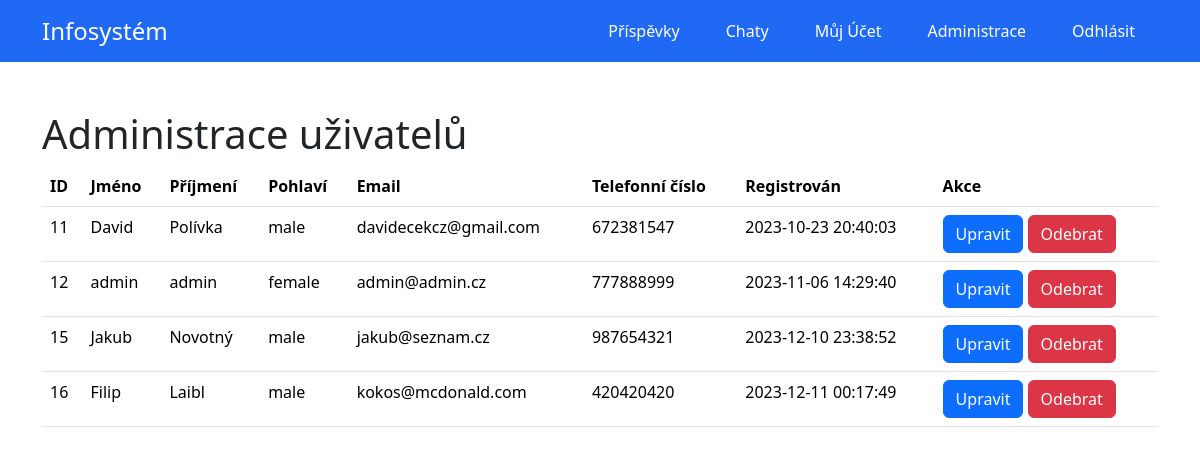
Screenshot of /admin_page.php (signed in) with the database file from the repository.
### tables this page shows
CREATE TABLE `user` (
  `id` int(10) UNSIGNED NOT NULL,
  `first_name` varchar(50) NOT NULL,
  `last_name` varchar(50) NOT NULL,
  `sex` varchar(10) NOT NULL,
  `email` varchar(50) NOT NULL,
  `phone_number` varchar(20) DEFAULT NULL,
  `password` varchar(1024) NOT NULL,
  `is_administrator` tinyint(1) NOT NULL DEFAULT 0,
  `img` blob DEFAULT NULL,
  `register_date` datetime NOT NULL DEFAULT current_timestamp()
);

### admin_page.php (the view, shortened to what this page needs)
<?php
$host = 'localhost';
$dbname = 'db';
$user = 'root';
$pass = '';
try {
    $conn = new PDO("mysql:host=$host;dbname=$dbname", $user, $pass);
    $conn->setAttribute(PDO::ATTR_ERRMODE, PDO::ERRMODE_EXCEPTION);
} catch (PDOException $e) {
    die("Nepodařilo se připojit k databázi: " . $e->getMessage());
}
$sql = "SELECT id, first_name, last_name, sex, email, phone_number, register_date FROM user";
$stmt = $conn->prepare($sql);
$stmt->execute();
$users = $stmt->fetchAll(PDO::FETCH_ASSOC);
?>
<!DOCTYPE html>
<html lang="en">
<head>
    <link rel="stylesheet" href="https://unpkg.com/bootstrap@5.3.2/dist/css/bootstrap.min.css" />
</head>
<body>
    <nav class="navbar navbar-expand-lg navbar-light ">
        <div class="container">
            <a class="navbar-brand" href="#" style="color: #fff;">Infosystém</a>
            <div class="collapse navbar-collapse justify-content-end" id="navbarNav">
                <ul class="navbar-nav">
                    <li class="nav-item">
                        <a class="nav-link" href="posts.php">Příspěvky</a>
                    </li>
                    <li class="nav-item">
                        <a class="nav-link" href="chat.php">Chaty</a>
                    </li>
                    <li class="nav-item">
                        <a class="nav-link" href="account.php">Můj Účet</a>
                    </li>
                    <li class="nav-item">
                        <a class="nav-link" href="admin_page.php">Administrace</a>
                    </li>
                    <li class="nav-item">
                        <a class="nav-link" href="logout.php">Odhlásit</a>
                    </li>
                </ul>
            </div>
        </div>
    </nav>
    <div class="container mt-5">
        <h1>Administrace uživatelů</h1>
        <table class="table">
            <thead>
                <tr>
                    <th>ID</th>
                    <th>Jméno</th>
                    <th>Příjmení</th>
                    <th>Pohlaví</th>
                    <th>Email</th>
                    <th>Telefonní číslo</th>
                    <th>Registrován</th>
                    <th>Akce</th>
                </tr>
            </thead>
            <tbody>
                <?php foreach ($users as $user) : ?>
                    <tr>
                        <td><?php echo $user['id']; ?></td>
                        <td><?php echo $user['first_name']; ?></td>
                        <td><?php echo $user['last_name']; ?></td>
                        <td><?php echo $user['sex']; ?></td>
                        <td><?php echo $user['email']; ?></td>
                        <td><?php echo $user['phone_number']; ?></td>
                        <td><?php echo $user['register_date']; ?></td>
                        <td>
                        <a href="edit_user.php?id=<?php echo $user['id']; ?>" class="btn btn-primary">Upravit</a>
                            <a href="admin_page.php?delete_id=<?php echo $user['id']; ?>" class="btn btn-danger" onclick="return confirm('Opravdu chcete smazat uživatele?')">Odebrat</a>
                        </td>
                    </tr>
                <?php endforeach; ?>
            </tbody>
        </table>
    </div>
</body>
</html>

### admin_page.php (style rules this page uses)
body, html { height: 100%; margin: 0; }
body { background-color: #fff; background-size: cover; background-attachment: fixed; }
.navbar { background-color: #2069f5; color: white; }
.navbar-brand { font-size: 24px; }
.navbar-nav .nav-item { padding: 0 15px; }
.navbar-nav .nav-link { color: #fff!important; }

### rows the page displays
user: id "11", first_name "David", last_name "Polívka", sex "male", email "davidecekcz@gmail.com", phone_number "672381547", register_date "2023-10-23 20:40:03"
user: id "12", first_name "admin", last_name "admin", sex "female", email "admin@admin.cz", phone_number "777888999", register_date "2023-11-06 14:29:40"
user: id "15", first_name "Jakub", last_name "Novotný", sex "male", email "jakub@seznam.cz", phone_number "987654321", register_date "2023-12-10 23:38:52"
user: id "16", first_name "Filip", last_name "Laibl", sex "male", email "kokos@mcdonald.com", phone_number "420420420", register_date "2023-12-11 00:17:49"
